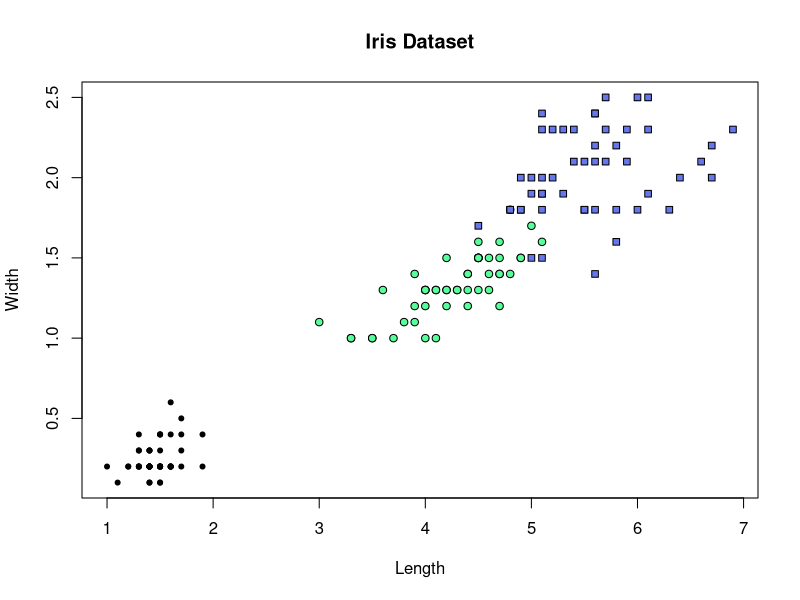

R code for this plot:
idata <- datasets::iris
plot(idata$Petal.Length, idata$Petal.Width,
  bg = c("#ff3446", "#56ff99", "#6677ee")[unclass(idata$Species)],
  pch = c(20, 21, 22)[unclass(idata$Species)],
  xlab = "Length",
  ylab = "Width",
  main = "Iris Dataset"
)
